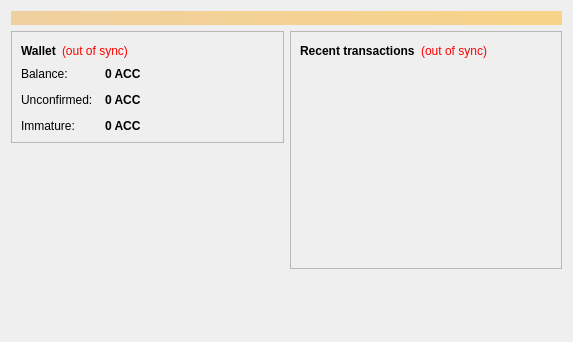
<?xml version="1.0" encoding="UTF-8"?>
<ui version="4.0">
 <class>OverviewPage</class>
 <widget class="QWidget" name="OverviewPage">
  <property name="geometry">
   <rect>
    <x>0</x>
    <y>0</y>
    <width>573</width>
    <height>342</height>
   </rect>
  </property>
  <property name="windowTitle">
   <string>Form</string>
  </property>
  <layout class="QVBoxLayout" name="topLayout">
   <item>
    <widget class="QLabel" name="labelAlerts">
     <property name="visible">
      <bool>false</bool>
     </property>
     <property name="styleSheet">
      <string notr="true">background-color: qlineargradient(x1: 0, y1: 0, x2: 1, y2: 0, stop:0 #F0D0A0, stop:1 #F8D488); color:#000000;</string>
     </property>
     <property name="wordWrap">
      <bool>true</bool>
     </property>
     <property name="margin">
      <number>3</number>
     </property>
    </widget>
   </item>
   <item>
    <layout class="QHBoxLayout" name="horizontalLayout" stretch="1,1">
     <item>
      <layout class="QVBoxLayout" name="verticalLayout_2">
       <item>
        <widget class="QFrame" name="frame">
         <property name="frameShape">
          <enum>QFrame::StyledPanel</enum>
         </property>
         <property name="frameShadow">
          <enum>QFrame::Raised</enum>
         </property>
         <layout class="QVBoxLayout" name="verticalLayout_4">
          <item>
           <layout class="QHBoxLayout" name="horizontalLayout_4">
            <item>
             <widget class="QLabel" name="label_5">
              <property name="font">
               <font>
                <weight>75</weight>
                <bold>true</bold>
               </font>
              </property>
              <property name="text">
               <string>Wallet</string>
              </property>
             </widget>
            </item>
            <item>
             <widget class="QLabel" name="labelWalletStatus">
              <property name="toolTip">
               <string>The displayed information may be out of date. Your wallet automatically synchronizes with the AdCoin network after a connection is established, but this process has not completed yet.</string>
              </property>
              <property name="styleSheet">
               <string notr="true">QLabel { color: red; }</string>
              </property>
              <property name="text">
               <string notr="true">(out of sync)</string>
              </property>
              <property name="alignment">
               <set>Qt::AlignLeading|Qt::AlignLeft|Qt::AlignVCenter</set>
              </property>
             </widget>
            </item>
            <item>
             <spacer name="horizontalSpacer_2">
              <property name="orientation">
               <enum>Qt::Horizontal</enum>
              </property>
              <property name="sizeHint" stdset="0">
               <size>
                <width>40</width>
                <height>20</height>
               </size>
              </property>
             </spacer>
            </item>
           </layout>
          </item>
          <item>
           <layout class="QFormLayout" name="formLayout_2">
            <property name="fieldGrowthPolicy">
             <enum>QFormLayout::AllNonFixedFieldsGrow</enum>
            </property>
            <property name="horizontalSpacing">
             <number>12</number>
            </property>
            <property name="verticalSpacing">
             <number>12</number>
            </property>
            <item row="0" column="0">
             <widget class="QLabel" name="label">
              <property name="text">
               <string>Balance:</string>
              </property>
             </widget>
            </item>
            <item row="0" column="1">
             <widget class="QLabel" name="labelBalance">
              <property name="font">
               <font>
                <weight>75</weight>
                <bold>true</bold>
               </font>
              </property>
              <property name="cursor">
               <cursorShape>IBeamCursor</cursorShape>
              </property>
              <property name="toolTip">
               <string>Your current balance</string>
              </property>
              <property name="text">
               <string notr="true">0 ACC</string>
              </property>
              <property name="textInteractionFlags">
               <set>Qt::LinksAccessibleByMouse|Qt::TextSelectableByKeyboard|Qt::TextSelectableByMouse</set>
              </property>
             </widget>
            </item>
            <item row="1" column="0">
             <widget class="QLabel" name="label_3">
              <property name="text">
               <string>Unconfirmed:</string>
              </property>
             </widget>
            </item>
            <item row="1" column="1">
             <widget class="QLabel" name="labelUnconfirmed">
              <property name="font">
               <font>
                <weight>75</weight>
                <bold>true</bold>
               </font>
              </property>
              <property name="cursor">
               <cursorShape>IBeamCursor</cursorShape>
              </property>
              <property name="toolTip">
               <string>Total of transactions that have yet to be confirmed, and do not yet count toward the current balance</string>
              </property>
              <property name="text">
               <string notr="true">0 ACC</string>
              </property>
              <property name="textInteractionFlags">
               <set>Qt::LinksAccessibleByMouse|Qt::TextSelectableByKeyboard|Qt::TextSelectableByMouse</set>
              </property>
             </widget>
            </item>
            <item row="2" column="0">
             <widget class="QLabel" name="labelImmatureText">
              <property name="text">
               <string>Immature:</string>
              </property>
             </widget>
            </item>
            <item row="2" column="1">
             <widget class="QLabel" name="labelImmature">
              <property name="font">
               <font>
                <weight>75</weight>
                <bold>true</bold>
               </font>
              </property>
              <property name="toolTip">
               <string>Mined balance that has not yet matured</string>
              </property>
              <property name="text">
               <string notr="true">0 ACC</string>
              </property>
              <property name="textInteractionFlags">
               <set>Qt::LinksAccessibleByMouse|Qt::TextSelectableByKeyboard|Qt::TextSelectableByMouse</set>
              </property>
             </widget>
            </item>
           </layout>
          </item>
         </layout>
        </widget>
       </item>
       <item>
        <spacer name="verticalSpacer">
         <property name="orientation">
          <enum>Qt::Vertical</enum>
         </property>
         <property name="sizeHint" stdset="0">
          <size>
           <width>20</width>
           <height>40</height>
          </size>
         </property>
        </spacer>
       </item>
      </layout>
     </item>
     <item>
      <layout class="QVBoxLayout" name="verticalLayout_3">
       <item>
        <widget class="QFrame" name="frame_2">
         <property name="frameShape">
          <enum>QFrame::StyledPanel</enum>
         </property>
         <property name="frameShadow">
          <enum>QFrame::Raised</enum>
         </property>
         <layout class="QVBoxLayout" name="verticalLayout">
          <item>
           <layout class="QHBoxLayout" name="horizontalLayout_2">
            <item>
             <widget class="QLabel" name="label_4">
              <property name="text">
               <string>&lt;b&gt;Recent transactions&lt;/b&gt;</string>
              </property>
             </widget>
            </item>
            <item>
             <widget class="QLabel" name="labelTransactionsStatus">
              <property name="toolTip">
               <string>The displayed information may be out of date. Your wallet automatically synchronizes with the AdCoin network after a connection is established, but this process has not completed yet.</string>
              </property>
              <property name="styleSheet">
               <string notr="true">QLabel { color: red; }</string>
              </property>
              <property name="text">
               <string notr="true">(out of sync)</string>
              </property>
              <property name="alignment">
               <set>Qt::AlignRight|Qt::AlignTrailing|Qt::AlignVCenter</set>
              </property>
             </widget>
            </item>
            <item>
             <spacer name="horizontalSpacer">
              <property name="orientation">
               <enum>Qt::Horizontal</enum>
              </property>
              <property name="sizeHint" stdset="0">
               <size>
                <width>40</width>
                <height>20</height>
               </size>
              </property>
             </spacer>
            </item>
           </layout>
          </item>
          <item>
           <widget class="QListView" name="listTransactions">
            <property name="styleSheet">
             <string notr="true">QListView { background: transparent; }</string>
            </property>
            <property name="frameShape">
             <enum>QFrame::NoFrame</enum>
            </property>
            <property name="verticalScrollBarPolicy">
             <enum>Qt::ScrollBarAlwaysOff</enum>
            </property>
            <property name="horizontalScrollBarPolicy">
             <enum>Qt::ScrollBarAlwaysOff</enum>
            </property>
            <property name="selectionMode">
             <enum>QAbstractItemView::NoSelection</enum>
            </property>
           </widget>
          </item>
         </layout>
        </widget>
       </item>
       <item>
        <spacer name="verticalSpacer_2">
         <property name="orientation">
          <enum>Qt::Vertical</enum>
         </property>
         <property name="sizeHint" stdset="0">
          <size>
           <width>20</width>
           <height>40</height>
          </size>
         </property>
        </spacer>
       </item>
      </layout>
     </item>
    </layout>
   </item>
  </layout>
 </widget>
 <resources/>
 <connections/>
</ui>
